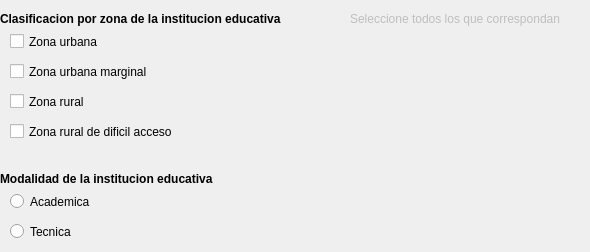
      <widget class="QWidget" name="tabWidgetPage1" native="true">
       <attribute name="title">
        <string>1 de 8</string>
       </attribute>
       <widget class="QLabel" name="label_7">
        <property name="geometry">
         <rect>
          <x>0</x>
          <y>10</y>
          <width>331</width>
          <height>18</height>
         </rect>
        </property>
        <property name="font">
         <font>
          <weight>75</weight>
          <bold>true</bold>
         </font>
        </property>
        <property name="text">
         <string>Clasificacion por zona de la institucion educativa</string>
        </property>
       </widget>
       <widget class="QCheckBox" name="checkBox">
        <property name="geometry">
         <rect>
          <x>10</x>
          <y>30</y>
          <width>93</width>
          <height>23</height>
         </rect>
        </property>
        <property name="text">
         <string>Zona urbana</string>
        </property>
       </widget>
       <widget class="QCheckBox" name="checkBox_2">
        <property name="geometry">
         <rect>
          <x>10</x>
          <y>60</y>
          <width>161</width>
          <height>23</height>
         </rect>
        </property>
        <property name="text">
         <string>Zona urbana marginal</string>
        </property>
       </widget>
       <widget class="QCheckBox" name="checkBox_3">
        <property name="geometry">
         <rect>
          <x>10</x>
          <y>90</y>
          <width>131</width>
          <height>23</height>
         </rect>
        </property>
        <property name="text">
         <string>Zona rural</string>
        </property>
       </widget>
       <widget class="QCheckBox" name="checkBox_4">
        <property name="geometry">
         <rect>
          <x>10</x>
          <y>120</y>
          <width>191</width>
          <height>23</height>
         </rect>
        </property>
        <property name="text">
         <string>Zona rural de dificil acceso</string>
        </property>
       </widget>
       <widget class="QLabel" name="label_8">
        <property name="enabled">
         <bool>false</bool>
        </property>
        <property name="geometry">
         <rect>
          <x>350</x>
          <y>10</y>
          <width>231</width>
          <height>18</height>
         </rect>
        </property>
        <property name="font">
         <font>
          <pointsize>9</pointsize>
          <underline>false</underline>
          <strikeout>false</strikeout>
         </font>
        </property>
        <property name="text">
         <string>Seleccione todos los que correspondan</string>
        </property>
       </widget>
       <widget class="QLabel" name="label_9">
        <property name="geometry">
         <rect>
          <x>0</x>
          <y>170</y>
          <width>301</width>
          <height>18</height>
         </rect>
        </property>
        <property name="font">
         <font>
          <weight>75</weight>
          <bold>true</bold>
         </font>
        </property>
        <property name="text">
         <string>Modalidad de la institucion educativa</string>
        </property>
       </widget>
       <widget class="QRadioButton" name="radioButton">
        <property name="geometry">
         <rect>
          <x>10</x>
          <y>190</y>
          <width>106</width>
          <height>23</height>
         </rect>
        </property>
        <property name="text">
         <string>Academica</string>
        </property>
       </widget>
       <widget class="QRadioButton" name="radioButton_2">
        <property name="geometry">
         <rect>
          <x>10</x>
          <y>220</y>
          <width>106</width>
          <height>23</height>
         </rect>
        </property>
        <property name="text">
         <string>Tecnica</string>
        </property>
       </widget>
      </widget>
